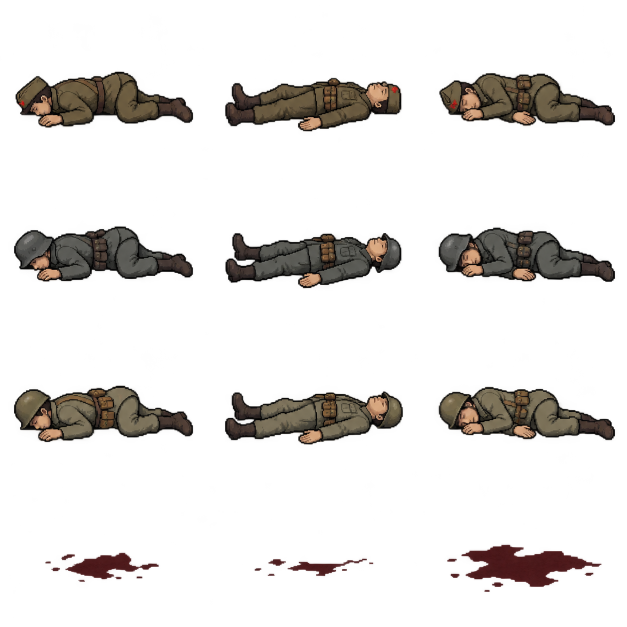
#> input picture assets/images/sources/scenery/fallen-generated.png, 1254 x 1254 px (shown at 1/2 size); its folder holds only this picture in this run
$ python prepare.py
#> lines starting #> are read from the running program, lines starting #| are printed output that depends on the picture
"""Pack independent, static scenery props; reuse existing wrecks without copying their art."""
import hashlib
import json
from pathlib import Path

from PIL import Image, ImageDraw

HERE = Path(__file__).resolve().parent
ROOT = HERE.parents[3]
OUTPUT = HERE.parents[1] / 'game-ready/scenery'


def digest(path):
    return hashlib.sha256(path.read_bytes()).hexdigest()


def save_json(path, value):
    path.write_bytes((json.dumps(value, ensure_ascii=False, indent=2) + '\n').encode('utf-8'))


def main():
    generation = json.loads((HERE / 'generation.json').read_text(encoding='utf-8'))
#> (reads assets/images/sources/scenery/generation.json from the repository)
    source = HERE / generation['image']
    assert digest(source) == generation['sourceSha256']
    raw = Image.open(source).convert('RGBA')
#> raw is the input picture: PIL image 1254x1254 RGBA; mean R, G, B, A 14.1, 11.4, 9.2, 39.9
    assert raw.getchannel('A').getextrema() == (0, 255)
    OUTPUT.mkdir(exist_ok=True)
    cells = []
    for row in range(4):
        for column in range(3):
            bounds = tuple(round(value) for value in (
                column * raw.width / 3, row * raw.height / 4,
                (column + 1) * raw.width / 3, (row + 1) * raw.height / 4,
            ))
            cell = raw.crop(bounds)
            cell.putalpha(cell.getchannel('A').point(lambda a: 0 if a < 64 else a))
            box = cell.getbbox()
            assert box and box[0] > 0 and box[1] > 0 and box[2] < cell.width and box[3] < cell.height
            cells.append((cell.crop(box), bounds))
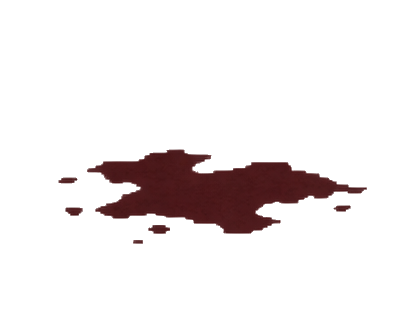
#> cell: PIL image 418x314 RGBA; mean R, G, B, A 8.7, 2.3, 2.5, 23.2; transparent parts drawn white
#> after the loop, cells = 12 items
    body_scale = min(120 / max(cell.width for cell, _ in cells[:9]),
                     52 / max(cell.height for cell, _ in cells[:9]))
#> body_scale = 0.335
    assets, catalog = [], {}
    factions = ('partisan', 'german', 'italian')
    poses = ('prone', 'supine', 'side')
    for index, (cell, bounds) in enumerate(cells):
        blood = index >= 9
        kind = 'blood' if blood else 'fallen'
        faction = None if blood else factions[index // 3]
        pose = ('patch', 'smear', 'pool')[index - 9] if blood else poses[index % 3]
        name = f'blood-{pose}' if blood else f'{faction}-fallen-{pose}'
        width, height, baseline = (96, 48, 40) if blood else (128, 64, 56)
        scale = min(84 / cell.width, 28 / cell.height) if blood else body_scale
        packed = Image.new('RGBA', (width, height))
        size = (max(1, round(cell.width * scale)), max(1, round(cell.height * scale)))
        packed.alpha_composite(cell.resize(size, Image.Resampling.NEAREST), (round((width - size[0]) / 2), baseline - size[1]))
        target = OUTPUT / f'{name}.png'
        packed.save(target, optimize=True)
        anchor = {'x': width / 2, 'y': baseline}
        assets.append({
            'id': name, 'image': target.relative_to(HERE.parents[1]).as_posix(),
            'frame': {'width': width, 'height': height, 'columns': 1, 'rows': 1},
            'anchor': anchor, 'baseline': baseline, 'source': source.name, 'sourceBounds': list(bounds),
            'sha256': digest(target),
            'animations': [{'name': 'still', 'row': 0, 'frameCount': 1, 'duration': 1, 'loop': False}],
        })
        # Sprite metadata paths are relative to this recipe, while runtime paths start at assets/images.
        assets[-1]['image'] = '../../armies/' + assets[-1]['image']
        catalog[name] = {'src': target.relative_to(ROOT / 'assets/images').as_posix(),
                         'width': width, 'height': height, 'anchor': anchor, 'kind': kind,
                         'faction': faction, 'layer': 0 if blood else 1}
#> this loop made 12 passes
#> (bounds, blood, kind, faction, pose, name, width, height) on passes 1 to 7: ((0, 0, 418, 314), False, 'fallen', 'partisan', 'prone', 'partisan-fallen-prone', 128, 64), ((418, 0, 836, 314), False, 'fallen', 'partisan', 'supine', 'partisan-fallen-supine', 128, 64), ((836, 0, 1254, 314), False, 'fallen', 'partisan', 'side', 'partisan-fallen-side', 128, 64), ((0, 314, 418, 627), False, 'fallen', 'german', 'prone', 'german-fallen-prone', 128, 64), ((418, 314, 836, 627), False, 'fallen', 'german', 'supine', 'german-fallen-supine', 128, 64), ((836, 314, 1254, 627), False, 'fallen', 'german', 'side', 'german-fallen-side', 128, 64), ((0, 627, 418, 940), False, 'fallen', 'italian', 'prone', 'italian-fallen-prone', 128, 64)
#> (bounds, blood, kind, pose, name, width, height, baseline) on passes 10 to 12: ((0, 940, 418, 1254), True, 'blood', 'patch', 'blood-patch', 96, 48, 40), ((418, 940, 836, 1254), True, 'blood', 'smear', 'blood-smear', 96, 48, 40), ((836, 940, 1254, 1254), True, 'blood', 'pool', 'blood-pool', 96, 48, 40)
#> pass 1, in main, `packed.save(target, optimize=True)`:
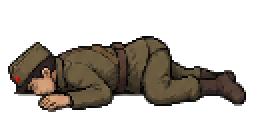
#> saved as partisan-fallen-prone.png: PIL image 128x64 RGBA (shown 2 times larger); mean R, G, B, A 27.7, 22.6, 16.4, 87.1; transparent parts drawn white
#> pass 2, in main, `packed.save(target, optimize=True)`:
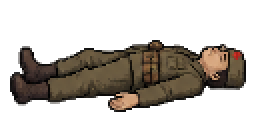
#> saved as partisan-fallen-supine.png: PIL image 128x64 RGBA (shown 2 times larger); mean R, G, B, A 28, 22.6, 16.6, 87.9; transparent parts drawn white
#> after the loop:
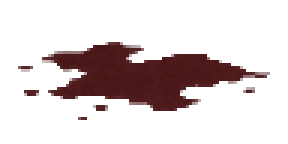
#> packed: PIL image 96x48 RGBA (shown 3 times larger); mean R, G, B, A 15, 4.5, 4.9, 48.6; transparent parts drawn white
#> after the loop, assets = 12 items; catalog = 12 items
    wreck_metadata = json.loads((HERE.parent / 'wrecks/sprites.json').read_text(encoding='utf-8'))
#> (reads assets/images/sources/partisan-rifleman/sprites.json from the repository)
    for wreck in wreck_metadata['assets']:
        path = (HERE.parent / 'wrecks' / wreck['image']).resolve()
#> (the run stopped early here; a loop or call above may not have finished)
